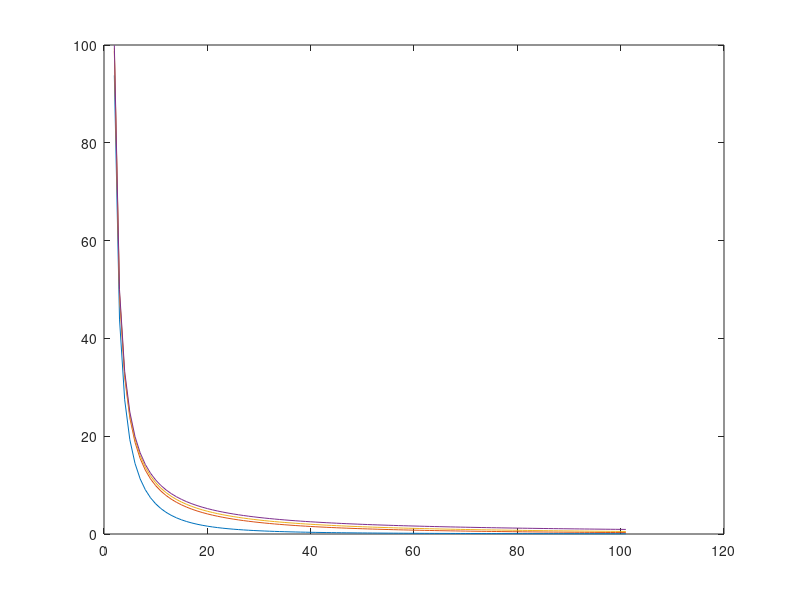

Write MATLAB code to recreate this figure.
clear all; close all
N=100;

w = 2*sin( ((1:N).*(pi/2))./(N+1) );
k_w = 1./[0.1 0.5 1 10];
t=(0:0.01:1); %Actuall 1/t since exp term is 1/kT
E=zeros(length(t), length(k_w));
for kidx = 1:length(k_w)
    for tidx=1:length(t)
        E(tidx, kidx)=sum( (w.*k_w(kidx))./(exp(w.* (k_w(kidx)*t(tidx))) -1) );
    end
end

figure; plot(E/N);